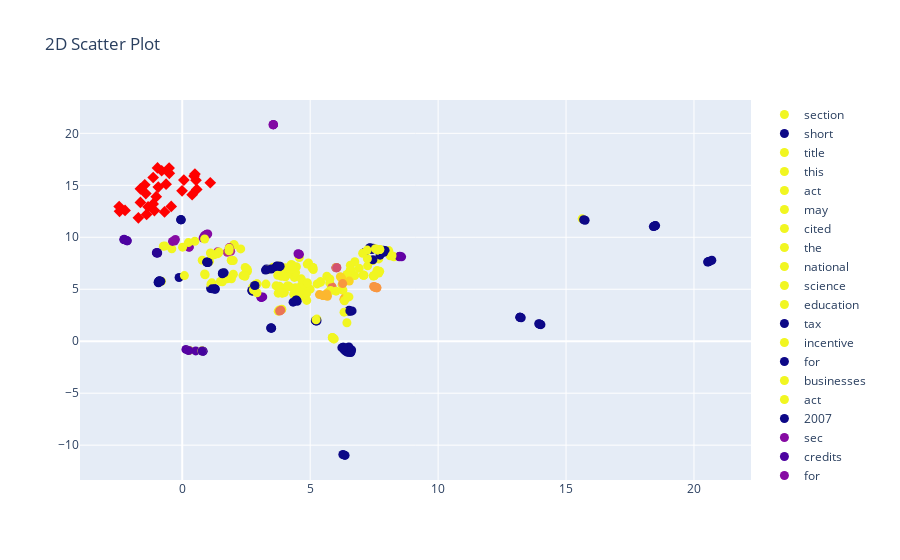

The notebook cell saved with this chart:
### Code cell
visualizeCorpus(v, l, vgold, lgold, clabels, dim=2)
